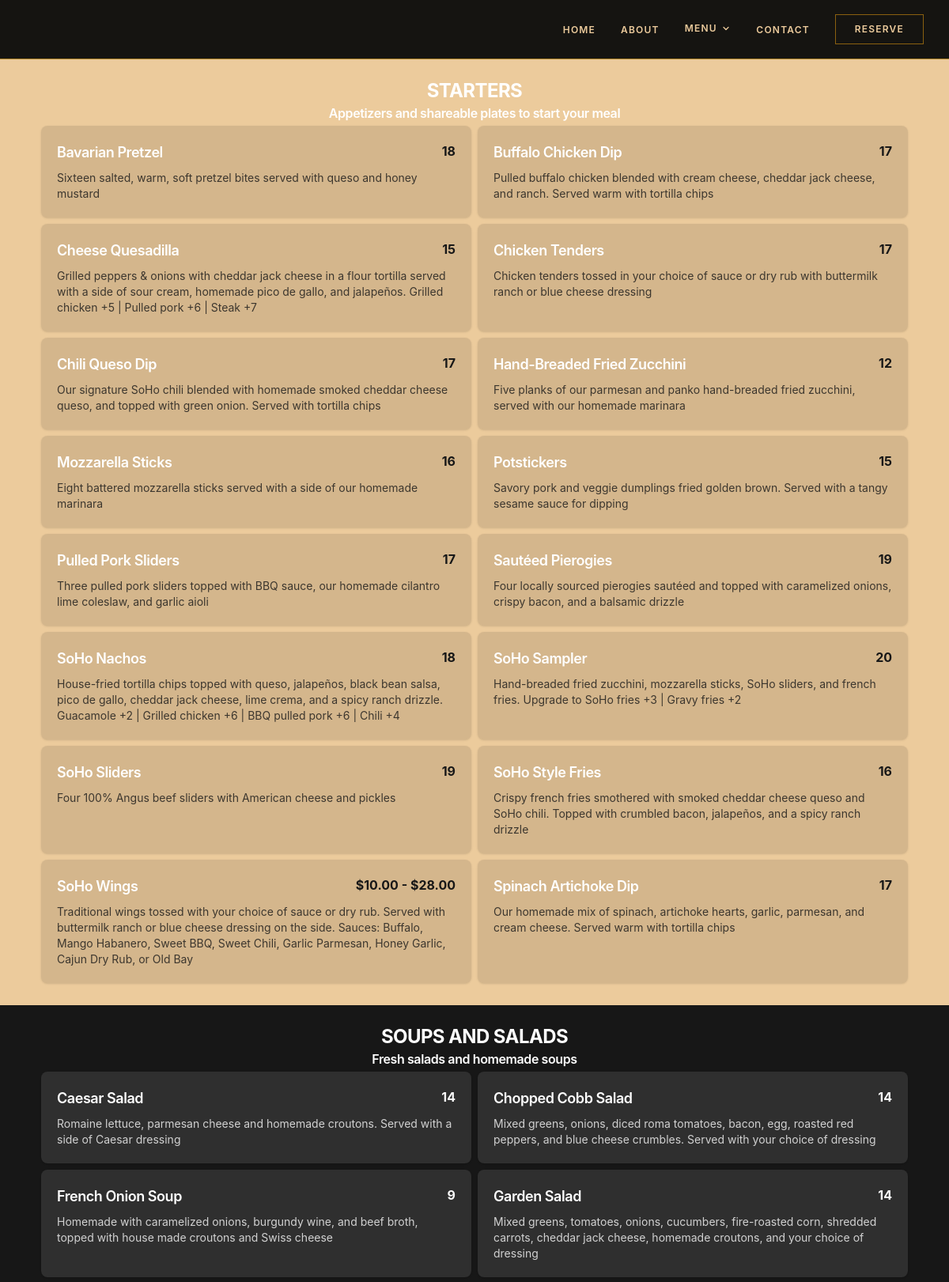
The app's page /menu/ (upper part) with its own data.
### apps/menu/models.py (models this page shows, shortened)
class MenuCategory(models.Model):
    menu_type = models.ForeignKey(
        MenuType,
        on_delete=models.CASCADE,
        related_name='categories',
        help_text="The top-level type this category belongs to (e.g., Food, Beverages)"
    )
    name = models.CharField(max_length=100)
    slug = models.SlugField(max_length=100, unique=True)
    description = models.TextField(blank=True)
    icon = models.ImageField(
        upload_to='menu/category_icons/',
        blank=True,
        null=True,
        help_text="Optional icon for the category"
    )
    order = models.PositiveIntegerField(
        default=0,
        help_text="Order in which categories appear within their type (lower numbers first)"
    )
    is_active = models.BooleanField(
        default=True,
        help_text="Display this category on the menu"
    )
    created_at = models.DateTimeField(auto_now_add=True)
    updated_at = models.DateTimeField(auto_now=True)
    class Meta:
        ordering = ['menu_type__order', 'order', 'name']
        verbose_name = 'Menu Category'
        verbose_name_plural = 'Menu Categories'

class MenuItem(models.Model):
    DIETARY_CHOICES = [
        ('none', 'None'),
        ('vegetarian', 'Vegetarian'),
        ('vegan', 'Vegan'),
        ('gluten_free', 'Gluten Free'),
        ('dairy_free', 'Dairy Free'),
    ]
    SPICE_LEVELS = [
        (0, 'Not Spicy'),
        (1, 'Mild'),
        (2, 'Medium'),
        (3, 'Hot'),
        (4, 'Extra Hot'),
    ]
    category = models.ForeignKey(
        MenuCategory,
        on_delete=models.CASCADE,
        related_name='items'
    )
    subcategory = models.ForeignKey(
        MenuSubCategory,
        on_delete=models.SET_NULL,
        related_name='items',
        blank=True,
        null=True,
        help_text="Optional sub-category (e.g., Bottled, Draft). Leave blank if not applicable."
    )
    name = models.CharField(max_length=200)
    slug = models.SlugField(max_length=200, unique=True)
    description = CKEditor5Field(
        blank=True,
        help_text="Detailed description of the dish"
    )
    short_description = models.CharField(
        max_length=300,
        blank=True,
        help_text="Brief description for menu listings"
    )
    PRICE_DISPLAY_CHOICES = [
        ('price', 'Show Price'),
        ('market', 'Market Price (MP)'),
        ('hidden', 'Hide Price'),
    ]
    price_display = models.CharField(
        max_length=10,
        choices=PRICE_DISPLAY_CHOICES,
        default='price',
        help_text=(
            "'Show Price' displays the price field. "
            "'Market Price' shows 'MP' on the menu. "
            "'Hide Price' shows nothing — useful when price isn't relevant for web display."
        )
    )
    price = models.DecimalField(
        max_digits=8,
        decimal_places=2,
        blank=True,
        null=True,
        validators=[MinValueValidator(Decimal('0.00'))],
        help_text="Base price or price for standard size. Leave blank for Market Price or Hidden."
    )
    sale_price = models.DecimalField(
        max_digits=8,
        decimal_places=2,
        blank=True,
        null=True,
        validators=[MinValueValidator(Decimal('0.01'))],
        help_text="Optional discounted price"
    )
    has_variations = models.BooleanField(
        default=False,
        help_text="Check if this item has multiple size/quantity options"
    )
    has_addons = models.BooleanField(
        default=False,
        help_text="Check if this item has add-on options"
    )
    image = models.ImageField(
        upload_to='menu/items/',
        blank=True,
        null=True,
        help_text="Primary image of the dish"
    )
    image_alt_text = models.CharField(
        max_length=200,
        blank=True,
        help_text="Alternative text for accessibility"
    )
    dietary_type = models.CharField(
        max_length=20,
        choices=DIETARY_CHOICES,
        default='none'
    )
    is_gluten_free = models.BooleanField(default=False)
    is_vegan = models.BooleanField(default=False)
    is_dairy_free = models.BooleanField(default=False)
    is_nut_free = models.BooleanField(default=False)
    contains_shellfish = models.BooleanField(default=False)
    allergen_info = models.TextField(
        blank=True,
        help_text="Additional allergen warnings"
    )
    spice_level = models.IntegerField(
        choices=SPICE_LEVELS,
        default=0,
        help_text="Spiciness level of the dish"
    )
    calories = models.PositiveIntegerField(blank=True, null=True)
    preparation_time = models.PositiveIntegerField(blank=True, null=True)
    is_featured = models.BooleanField(default=False)
    is_chef_special = models.BooleanField(default=False)
    is_new = models.BooleanField(default=False)
    is_seasonal = models.BooleanField(default=False)
    is_available = models.BooleanField(default=True)
    available_from = models.TimeField(blank=True, null=True)
    available_until = models.TimeField(blank=True, null=True)
    order = models.PositiveIntegerField(default=0)
    created_at = models.DateTimeField(auto_now_add=True)
    updated_at = models.DateTimeField(auto_now=True)
    class Meta:
        ordering = ['category__menu_type__order', 'category__order', 'order', 'name']
        verbose_name = 'Menu Item'
        verbose_name_plural = 'Menu Items'
        indexes = [
            models.Index(fields=['category', 'order']),
            models.Index(fields=['is_featured', 'is_available']),
        ]
    @property
    def current_price(self):
        if self.price_display != 'price':
            return None
        return self.sale_price if self.sale_price else self.price
    @property
    def display_price(self):
        if self.price_display == 'market':
            return "MP"
        if self.price_display == 'hidden':
            return ""
        if self.has_variations:
            return self.price_range or "See Options"
        price = self.current_price
        return float(price) if price is not None else "—"
    @property
    def is_on_sale(self):
        if self.price_display != 'price' or self.price is None:
            return False
        return self.sale_price is not None and self.sale_price < self.price
    @property
    def dietary_labels(self):
        labels = []
        if self.dietary_type != 'none':
            labels.append(self.get_dietary_type_display())
        if self.is_gluten_free:
            labels.append('Gluten Free')
        if self.is_dairy_free:
            labels.append('Dairy Free')
        if self.is_nut_free:
            labels.append('Nut Free')
        return labels
    @property
    def price_range(self):
        if not self.has_variations:
            return None
        variations = self.variations.all()
        if not variations:
            return None
        prices = [v.price for v in variations]
        min_price = min(prices)
        max_price = max(prices)
        if min_price == max_price:
            return f"${min_price}"
        return f"${min_price} - ${max_price}"

class MenuItemVariation(models.Model):
    menu_item = models.ForeignKey(MenuItem, on_delete=models.CASCADE, related_name='variations')
    name = models.CharField(max_length=100)
    description = models.CharField(max_length=200, blank=True)
    price = models.DecimalField(max_digits=8, decimal_places=2, validators=[MinValueValidator(Decimal('0.01'))])
    quantity = models.PositiveIntegerField(blank=True, null=True)
    size = models.CharField(max_length=50, blank=True)
    order = models.PositiveIntegerField(default=0)
    is_default = models.BooleanField(default=False)
    is_available = models.BooleanField(default=True)
    created_at = models.DateTimeField(auto_now_add=True)
    updated_at = models.DateTimeField(auto_now=True)
    class Meta:
        ordering = ['order', 'price']
        verbose_name = 'Menu Item Variation'
        verbose_name_plural = 'Menu Item Variations'
        unique_together = ['menu_item', 'name']

### apps/menu/views.py (the view)
# urls.py: path('', views.full, name='full'),
def full(request):
    menu_type = request.GET.get('type')  # ?type=Food or ?type=Drinks, absent = all
    menu_items = MenuItem.objects.filter(is_available=True)
    if menu_type:
        menu_items = menu_items.filter(category__menu_type__name=menu_type)
    menu_items = menu_items.select_related(
        'category', 'category__menu_type', 'subcategory',
    ).prefetch_related(
        Prefetch('variations',     queryset=MenuItemVariation.objects.filter(is_available=True).order_by('order', 'price')),
        Prefetch('addons',         queryset=MenuItemAddon.objects.filter(is_available=True).order_by('order', 'price')),
        Prefetch('gallery_images', queryset=MenuItemImage.objects.order_by('order')),
    ).order_by(
        'category__menu_type__order', 'category__order', 'category__name',
        'subcategory__order', 'subcategory__name', 'order', 'name',
    )
    titles = {'Food': ' - Food Menu', 'Drinks': ' - Drink Menu'}
    context = {
        'menu_items': menu_items,
        'title': titles.get(menu_type, ' - Full Menu'),
        'active_type': menu_type,  # useful for highlighting active nav link
    }
    return render(request, get_active_template('menu'), context)

### templates/themes/elegant/pages/menu.html (shortened to what this page needs)
{% extends "base.html" %}
{% load menu_filters %}
{% load menu_tags %}
{% block content %}
{% regroup menu_items by category.name as menu_categories %}
{% for category in menu_categories %}
  {% cycle "primary" "secondary" "tertiary" as section_bg silent %}
  <section class="py-6 px-12"
    style="
      background-color: var(--color-bg-{{ section_bg }});
      color: var(--color-text-{{ section_bg }});
    ">
    <h3 class="text-2xl font-bold text-center">
      {{ category.grouper|upper}}
    </h3>
    <h6 class="text-center">
      {{ category.list.0.category.description }}
    </h6>
    {% with subcat_items=category.list|with_subcategory plain_items=category.list|without_subcategory %}
    <div class="grid md:grid-cols-2 gap-2 p-1">
      {% for item in plain_items %}
      <div
        class="{% if forloop.parentloop.counter|divisibleby:2 %}bg-white/10{% else %}bg-black/10{% endif %} rounded-lg shadow p-5 hover:shadow-lg transition cursor-pointer"
        x-data="{}"
        x-on:click="$dispatch('open-menu-modal', JSON.parse($el.dataset.item))"
        role="button"
        tabindex="0"
        x-on:keydown.enter="$dispatch('open-menu-modal', JSON.parse($el.dataset.item))"
        data-item='{{ item|item_to_json }}'
      >
        <div class="flex justify-between items-start mb-2">
          <h4 class="font-semibold text-lg" style="color: var(--color-text-heading);">
            {{ item.name }}
          </h4>
          <span class="font-bold">
            {% if item.is_on_sale %}
              <span class="text-gray-400 line-through text-sm">{{ item.price|currency }}</span>
              <span class="text-theme-accent font-bold">{{ item.sale_price|currency }}</span>
            {% else %}
              <span class="text-theme-accent font-bold">{{ item.display_price|currency }}</span>
            {% endif %}
          </span>
        </div>
        <p class="text-sm opacity-80" style="color: inherit;">
          {{ item.short_description }}
        </p>
      </div>
      {% endfor %}
      {% regroup subcat_items by subcategory.name as subcategories %}
    </div>
    {% endwith %}
  </section>
{% endfor %}
{% endblock %}

### templates/base.html (shortened to what this page needs)
{% load static %}<!DOCTYPE html>
<html lang="en">
<head>
  <link rel="stylesheet" href="{% static 'css/theme.css' %}">
  <link rel="stylesheet" href="{% static 'dist/output.css' %}">
</head>
<body>
  {% include "partials/_navigation.html" %}
  <main id="main-content">
    {% block content %}{% endblock %}
  </main>
</body>
</html>

### templates/partials/_navigation.html (shortened to what this page needs)
<nav class="site-nav" x-data="{ mobileOpen: false, menuOpen: false }">
  <ul class="site-nav__links" style="display:none;" id="desktop-nav">
    <li><a href="{% url 'core:home' %}" class="{% if request.resolver_match.url_name == 'home' %}active{% endif %}">Home</a></li>
    <li><a href="{% url 'core:about' %}" class="{% if request.resolver_match.url_name == 'about' %}active{% endif %}">About</a></li>
    <li
      style="position:relative;"
      x-data="{ open: false }"
      @mouseenter="open = true"
      @mouseleave="open = false"
    >
      <a
        href="{% url 'menu:full' %}"
        class="{% if 'menu' in request.resolver_match.url_name %}active{% endif %}"
        style="display:flex;align-items:center;gap:0.35rem;"
        @click.prevent="open = !open"
      >
        Menu
        <svg
          xmlns="http://www.w3.org/2000/svg"
          width="12" height="12"
          viewBox="0 0 24 24"
          fill="none"
          stroke="currentColor"
          stroke-width="2.5"
          stroke-linecap="round"
          stroke-linejoin="round"
          style="transition:transform 0.2s;"
          :style="open ? 'transform:rotate(180deg)' : ''"
        >
          <polyline points="6 9 12 15 18 9"/>
        </svg>
      </a>
    </li>
    <li><a href="{% url 'core:contact' %}" class="{% if request.resolver_match.url_name == 'contact' %}active{% endif %}">Contact</a></li>
    <li>
      <a href="tel:{{ site_settings.phone|default:'4123217646' }}" class="btn btn-secondary" style="padding: 0.6rem 1.5rem;">
        Reserve
      </a>
    </li>
  </ul>
</nav>

### records on screen
MenuCategory: grouper "STARTERS"
MenuItem: list.0.category.description "Appetizers and shareable plates to start your meal", name "Bavarian Pretzel", display_price "18", short_description "Sixteen salted, warm, soft pretzel bites served with queso and honey mustard"
MenuItem: name "Buffalo Chicken Dip", display_price "17", short_description "Pulled buffalo chicken blended with cream cheese, cheddar jack cheese, and ranch. Served warm with tortilla chips"
MenuItem: name "Cheese Quesadilla", display_price "15", short_description "Grilled peppers & onions with cheddar jack cheese in a flour tortilla served with a side of sour cream, homemade pico de gallo, and jalapeños. Grilled chicken +5 | Pulled pork +6 | Steak +7"
MenuItem: name "Chicken Tenders", display_price "17", short_description "Chicken tenders tossed in your choice of sauce or dry rub with buttermilk ranch or blue cheese dressing"
MenuItem: name "Chili Queso Dip", display_price "17", short_description "Our signature SoHo chili blended with homemade smoked cheddar cheese queso, and topped with green onion. Served with tortilla chips"
MenuItem: name "Hand-Breaded Fried Zucchini", display_price "12", short_description "Five planks of our parmesan and panko hand-breaded fried zucchini, served with our homemade marinara"
MenuItem: name "Mozzarella Sticks", display_price "16", short_description "Eight battered mozzarella sticks served with a side of our homemade marinara"
MenuItem: name "Potstickers", display_price "15", short_description "Savory pork and veggie dumplings fried golden brown. Served with a tangy sesame sauce for dipping"
MenuItem: name "Pulled Pork Sliders", display_price "17", short_description "Three pulled pork sliders topped with BBQ sauce, our homemade cilantro lime coleslaw, and garlic aioli"
MenuItem: name "Sautéed Pierogies", display_price "19", short_description "Four locally sourced pierogies sautéed and topped with caramelized onions, crispy bacon, and a balsamic drizzle"
MenuItem: name "SoHo Nachos", display_price "18", short_description "House-fried tortilla chips topped with queso, jalapeños, black bean salsa, pico de gallo, cheddar jack cheese, lime crema, and a spicy ranch drizzle. Guacamole +2 | Grilled chicken +6 | BBQ pulled pork +6 | Chili +4"
MenuItem: name "SoHo Sampler", display_price "20", short_description "Hand-breaded fried zucchini, mozzarella sticks, SoHo sliders, and french fries. Upgrade to SoHo fries +3 | Gravy fries +2"
MenuItem: name "SoHo Sliders", display_price "19", short_description "Four 100% Angus beef sliders with American cheese and pickles"
MenuItem: name "SoHo Style Fries", display_price "16", short_description "Crispy french fries smothered with smoked cheddar cheese queso and SoHo chili. Topped with crumbled bacon, jalapeños, and a spicy ranch drizzle"
MenuItem: name "SoHo Wings", display_price "$10.00 - $28.00", short_description "Traditional wings tossed with your choice of sauce or dry rub. Served with buttermilk ranch or blue cheese dressing on the side. Sauces: Buffalo, Mango Habanero, Sweet BBQ, Sweet Chili, Garlic Parmesan, Honey Garlic, Cajun Dry Rub, or Old Bay"
MenuItem: name "Spinach Artichoke Dip", display_price "17", short_description "Our homemade mix of spinach, artichoke hearts, garlic, parmesan, and cream cheese. Served warm with tortilla chips"
MenuCategory: grouper "SOUPS AND SALADS"
MenuItem: list.0.category.description "Fresh salads and homemade soups", name "Caesar Salad", display_price "14", short_description "Romaine lettuce, parmesan cheese and homemade croutons. Served with a side of Caesar dressing"
MenuItem: name "Chopped Cobb Salad", display_price "14", short_description "Mixed greens, onions, diced roma tomatoes, bacon, egg, roasted red peppers, and blue cheese crumbles. Served with your choice of dressing"
MenuItem: name "French Onion Soup", display_price "9", short_description "Homemade with caramelized onions, burgundy wine, and beef broth, topped with house made croutons and Swiss cheese"
MenuItem: name "Garden Salad", display_price "14", short_description "Mixed greens, tomatoes, onions, cucumbers, fire-roasted corn, shredded carrots, cheddar jack cheese, homemade croutons, and your choice of dressing"
